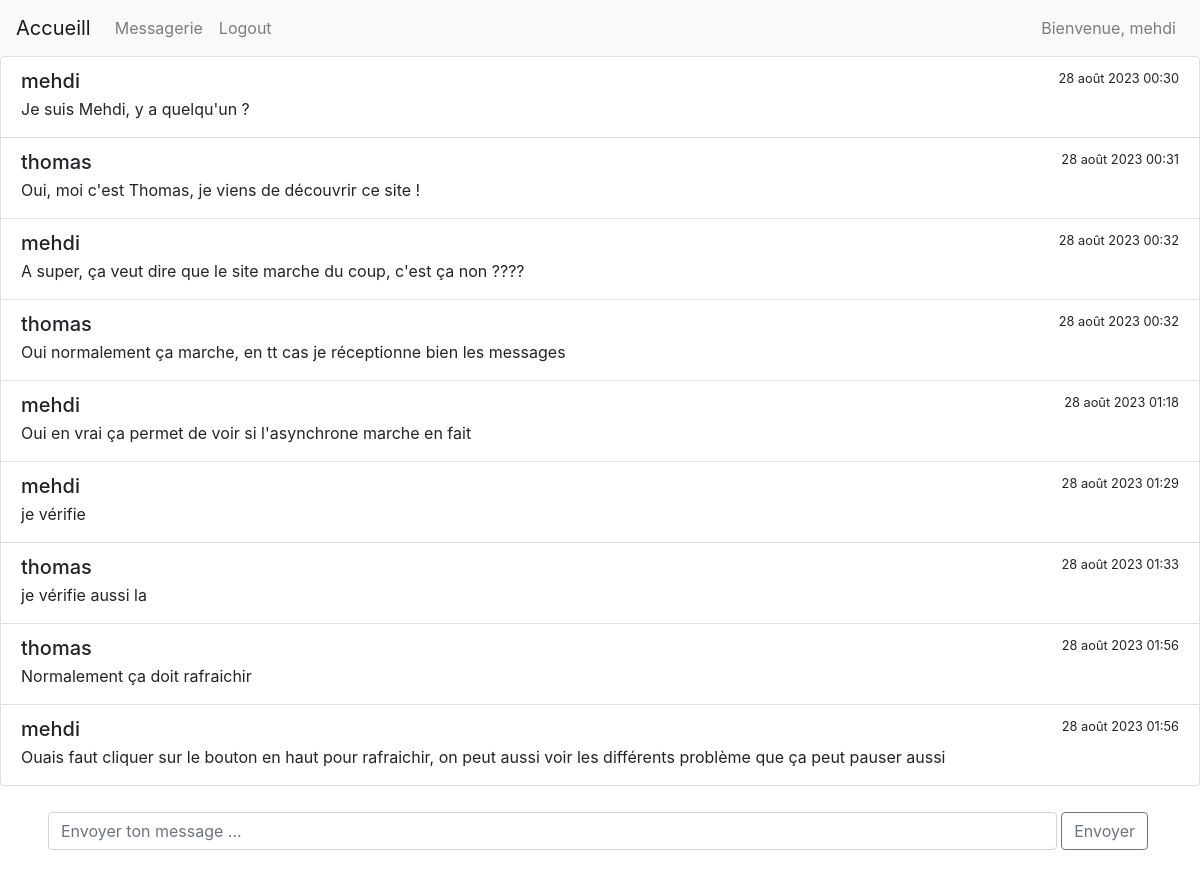
/forum (signed in), run on the app's committed database.
### main/models.py (models this page shows, shortened)
class ChatMessage(models.Model):
    username=models.CharField(max_length=150)
    message=models.CharField(max_length=500)
    dateMessage=models.DateTimeField(auto_now=False, auto_now_add=True)

### main/views.py (the view)
# urls.py: path("forum",views.forum,name="forum"),
def forum(request):
	messages=ChatMessage.objects.all()
	print("nombre de message ---> ",len(messages))
	return render(request,template_name="forum.html",context={"messages":messages})

### main/templates/forum.html (shortened to what this page needs)
{% include "partials/header.html" with title_page="Accueil"%}
{% include "partials/navbar.html" with title_page="Accueil"%}
{% block content %}
    <div class="scroll-area-sm">
    <div class="list-group">
        {% for message in messages %}
        <a class="list-group-item list-group-item-action " aria-current="true">
            <div class="d-flex w-100 h-25 d-inline-block justify-content-between">
              <h5 class="mb-1">{{message.username}}</h5>
              <small>{{message.dateMessage}}</small>
            </div>
            <p class="mb-1">{{message.message}}</p>
        </a>
        {% endfor %}
    </div>
    </div>
    <div class="my-4 py-4"></div>
    {% if user.is_authenticated %}
    <div class="fixed-bottom pb-3 px-5 pt-2" >
        {% include "partials/text_input.html" %}
    </div>
    {% endif %}
{% endblock %}

### main/templates/partials/navbar.html (shortened to what this page needs)
<nav class="navbar navbar-expand-lg navbar-light bg-light">
    <a class="navbar-brand" href="/">Accueill</a>
    <div class="collapse navbar-collapse" id="navbarText">
      <ul class="navbar-nav mr-auto">
        <li class="nav-item">
          <a class="nav-link" href="/forum">Messagerie</a>
        </li>
        {% if user.is_authenticated %}
        <li class="nav-item">
          <a class="nav-link" href="/logout">Logout</a>
        </li>
        {% else %}
        <li class="nav-item">
          <a class="nav-link" href="/login">Login</a>
        </li>
        {% endif %}
      </ul>
      <ul class="navbar-nav ms-auto">
        {% if user.is_authenticated %}
        <li class="nav-item">
          <a class="nav-link" href="#">Bienvenue, {{user.username}}</a>
        </li>
        {% endif %}
      </ul>
    </div>
  </nav>

### data on the page
ChatMessage: username "mehdi", dateMessage "28 août 2023 00:30", message "Je suis Mehdi, y a quelqu'un ?"
ChatMessage: username "thomas", dateMessage "28 août 2023 00:31", message "Oui, moi c'est Thomas, je viens de découvrir ce site !"
ChatMessage: username "mehdi", dateMessage "28 août 2023 00:32", message "A super, ça veut dire que le site marche du coup, c'est ça non ????"
ChatMessage: username "thomas", dateMessage "28 août 2023 00:32", message "Oui normalement ça marche, en tt cas je réceptionne bien les messages"
ChatMessage: username "mehdi", dateMessage "28 août 2023 01:18", message "Oui en vrai ça permet de voir si l'asynchrone marche en fait"
ChatMessage: username "mehdi", dateMessage "28 août 2023 01:29", message "je vérifie"
ChatMessage: username "thomas", dateMessage "28 août 2023 01:33", message "je vérifie aussi la"
ChatMessage: username "thomas", dateMessage "28 août 2023 01:56", message "Normalement ça doit rafraichir"
ChatMessage: username "mehdi", dateMessage "28 août 2023 01:56", message "Ouais faut cliquer sur le bouton en haut pour rafraichir, on peut aussi voir les différents problème que ça peut pauser aussi"

### other printed values
{{ user.username }} "mehdi"
